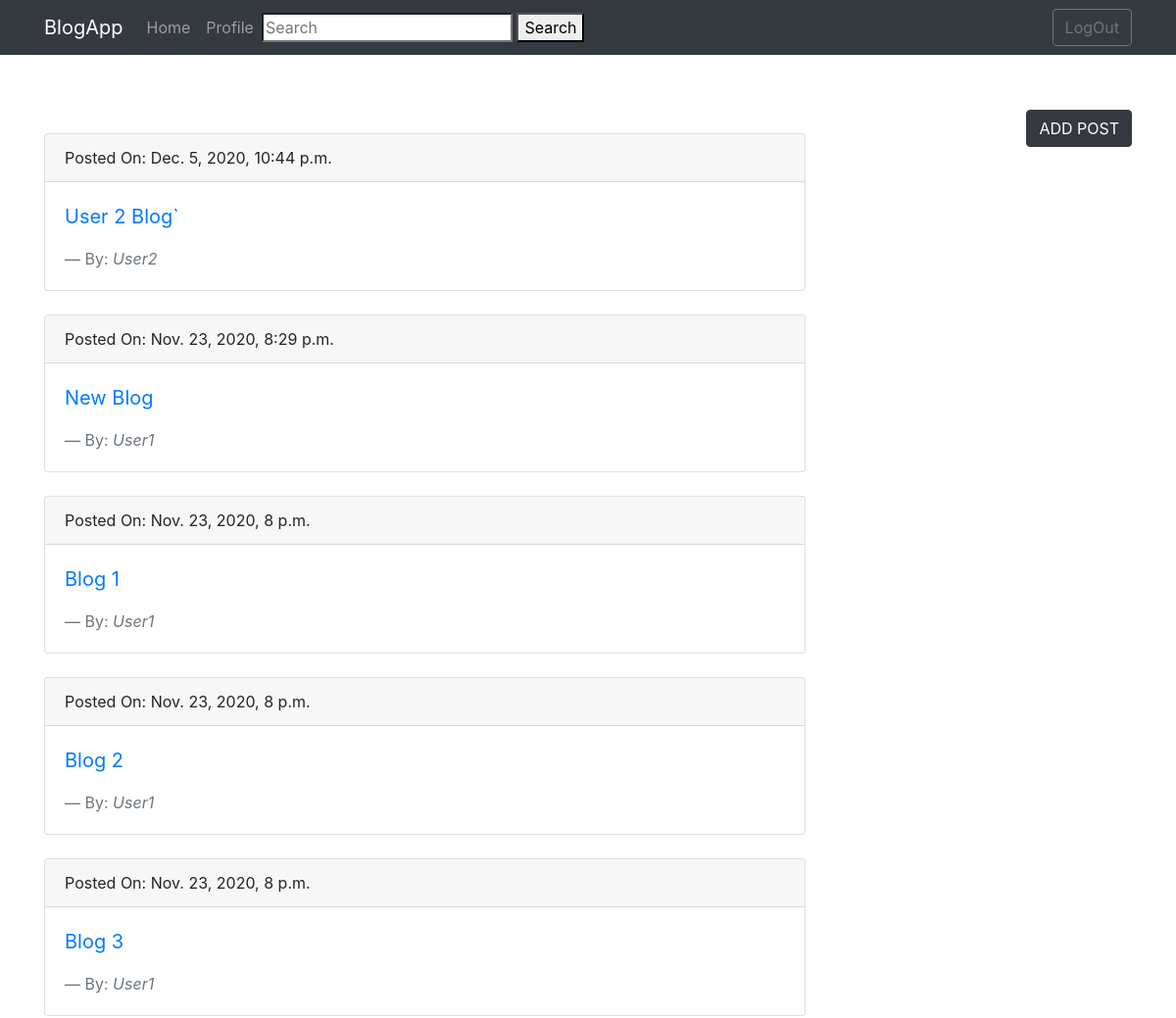
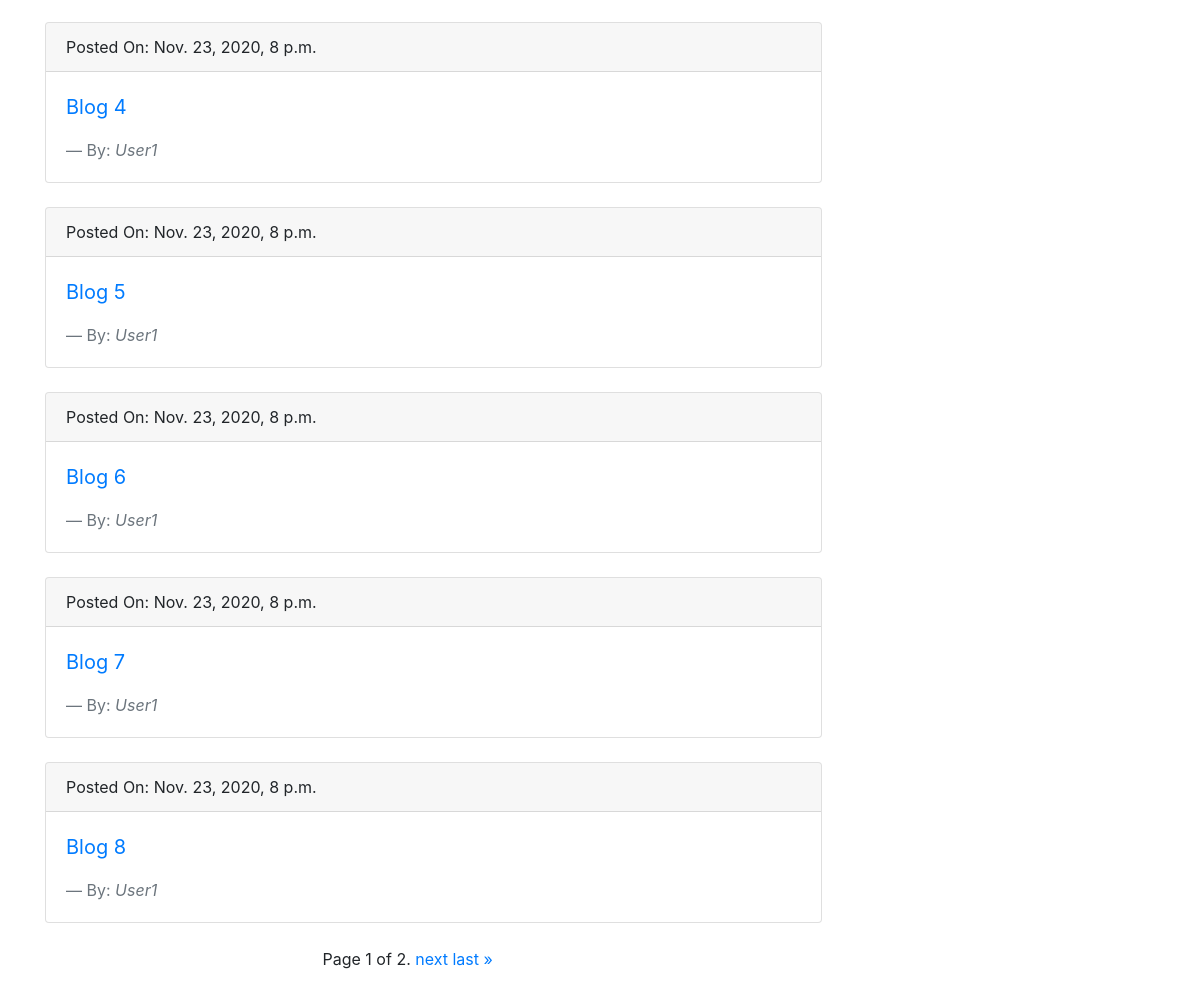
/home/ (signed in), run on an earlier commit of the app's database (2 pictures, top to bottom).
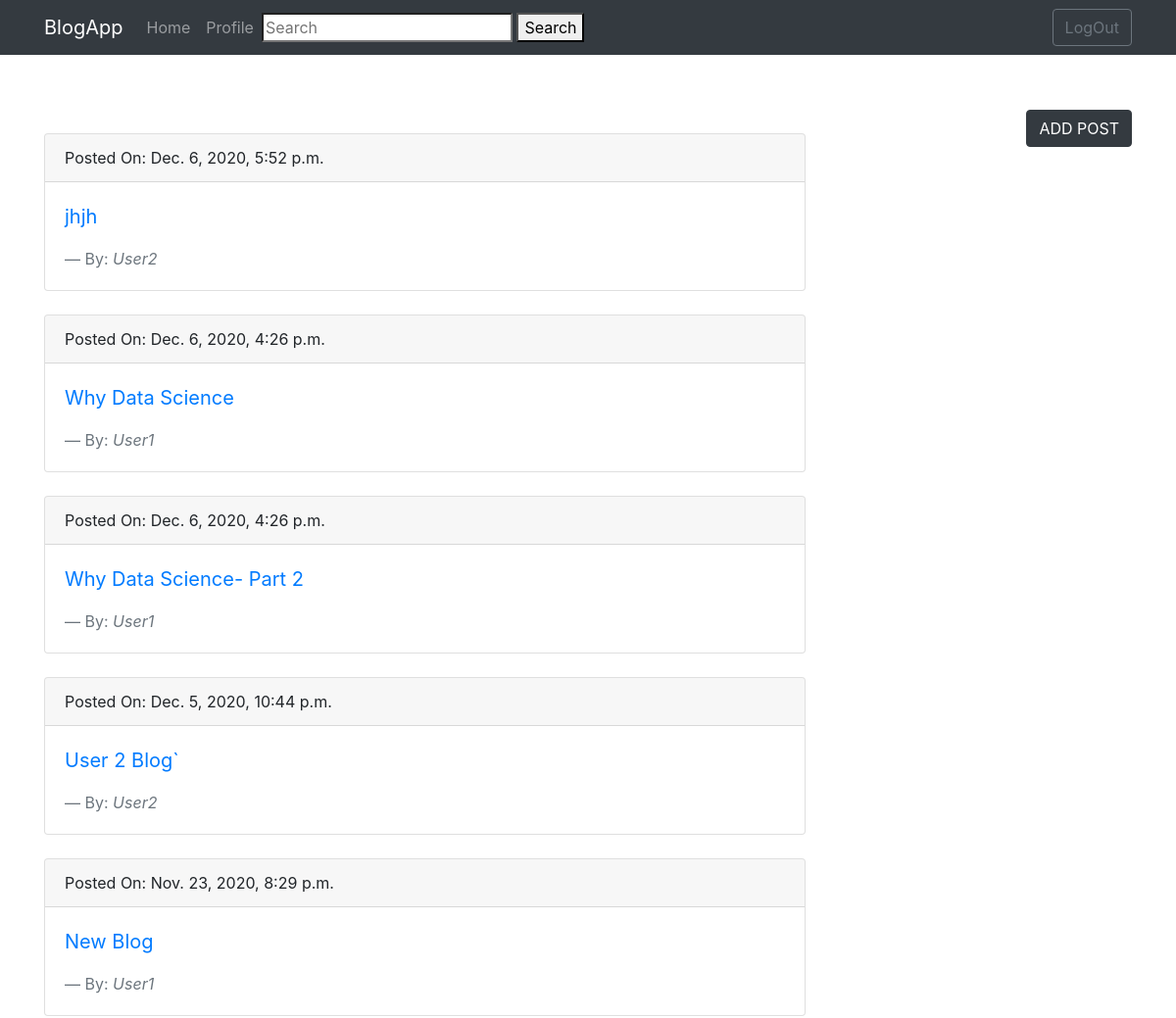
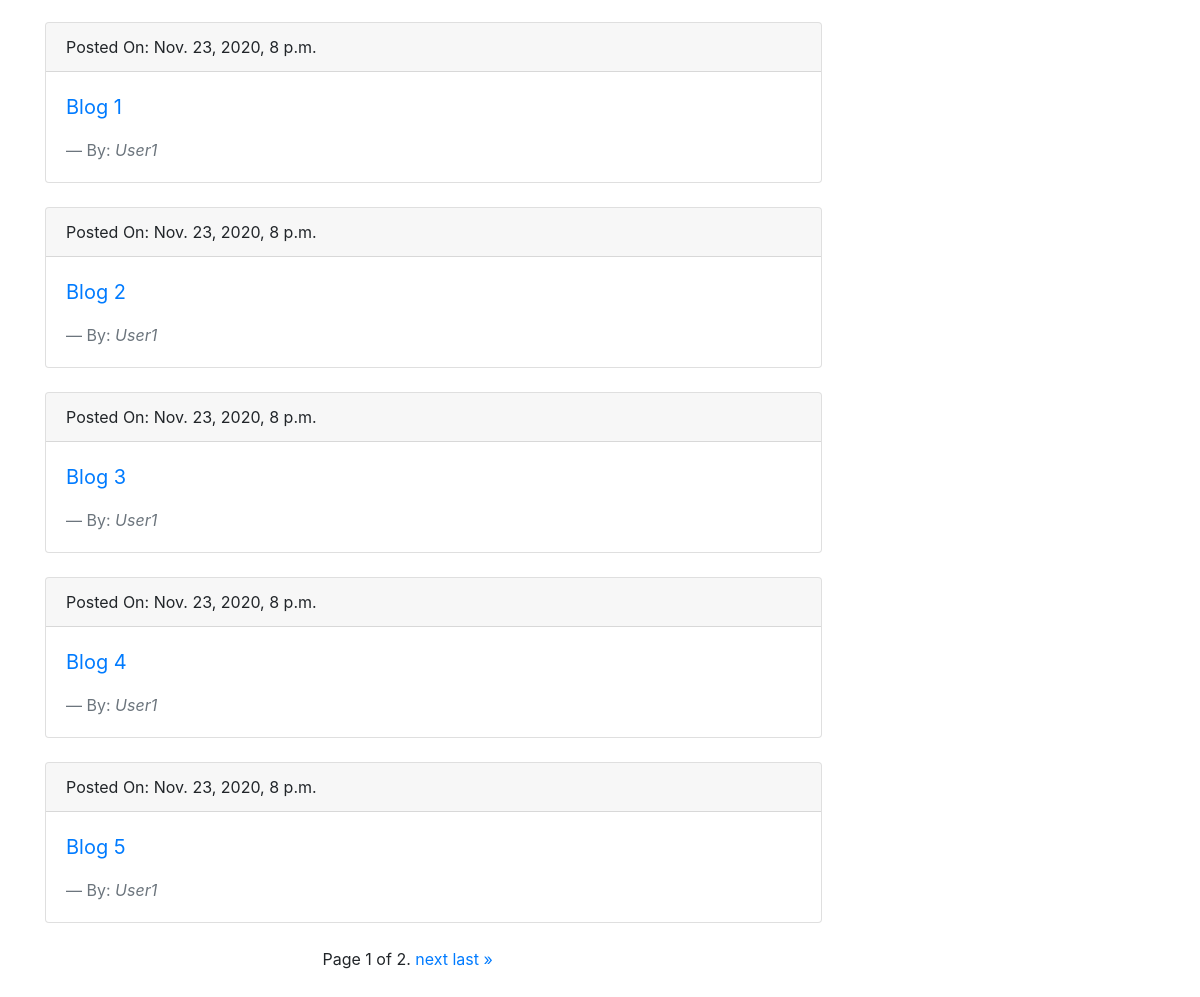
And on a later commit of the database (2 pictures, top to bottom).
### blog/models.py (models this page shows, shortened)
class Post(models.Model):
    blogger = models.ForeignKey(Blogger, on_delete=models.CASCADE)
    title = models.TextField(max_length=400)
    post = RichTextField(blank=True, null=True)
    posted_on = models.DateTimeField(default=datetime.datetime.now())

class Blogger(models.Model):
    user = models.ForeignKey(User, on_delete=models.CASCADE)
    profile_pic = models.ImageField(upload_to="profile_pics", default='profile_pics/default.png')
    about = models.TextField(blank=True)

### blog/views.py (the view)
# urls.py: path('home/', views.home, name='home'),
@login_required
def home(request):
    all_post = Post.objects.filter().order_by('-posted_on')
    pagination = Paginator(all_post, 10)
    page_no = request.GET.get('page')
    page_obj = pagination.get_page(page_no)
    context = {'posts': page_obj}
    return render(request, 'blog/home.html', context)

### blog/templates/blog/home.html (shortened to what this page needs)
{% extends 'blog/base.html' %}
{% load static %}
{% block content %}
<a href="{% url 'add_post' %}" style="float: right;"><button type="button" class="btn btn-dark">ADD POST</button></a><br>
<div class="posts" style="width: 70%;">
{% for post in posts %}
    <div class="card">
        <div class="card-header">
          Posted On: {{ post.posted_on }}
        </div>
        <div class="card-body">
          <blockquote class="blockquote mb-0">
            <a href="{% url 'full_post' post.pk %}" style="text-decoration: none;"><p>{{ post.title }}</p></a>
            <footer class="blockquote-footer">By:  <cite title="Source Title">{{ post.blogger.user.username }}</cite></footer>
          </blockquote>
        </div>
    </div>
    <br>
{% endfor %}
</div>
<div class="pagination" style="margin-bottom: 3%; margin-left: 25%;">
  <span class="step-links">
      <span class="current">
          Page {{ posts.number }} of {{ posts.paginator.num_pages }}.
      </span>
      {% if posts.has_next %}
          <a href="?page={{ posts.next_page_number }}">next</a>
          <a href="?page={{ posts.paginator.num_pages }}">last &raquo;</a>
      {% endif %}
  </span>
</div>
{% endblock content %}

What changed in the data, as far as the page shows it:
no longer on this page (row unchanged): Post: posted_on "Nov. 23, 2020, 8 p.m.", title "Blog 6", blogger.user.username "User1"
no longer on this page (row unchanged): Post: posted_on "Nov. 23, 2020, 8 p.m.", title "Blog 7", blogger.user.username "User1"
no longer on this page (row unchanged): Post: posted_on "Nov. 23, 2020, 8 p.m.", title "Blog 8", blogger.user.username "User1"
added Post: posted_on "Dec. 6, 2020, 5:52 p.m.", title "jhjh", blogger.user.username "User2"
added Post: posted_on "Dec. 6, 2020, 4:26 p.m.", title "Why Data Science", blogger.user.username "User1"
added Post: posted_on "Dec. 6, 2020, 4:26 p.m.", title "Why Data Science- Part 2", blogger.user.username "User1"
